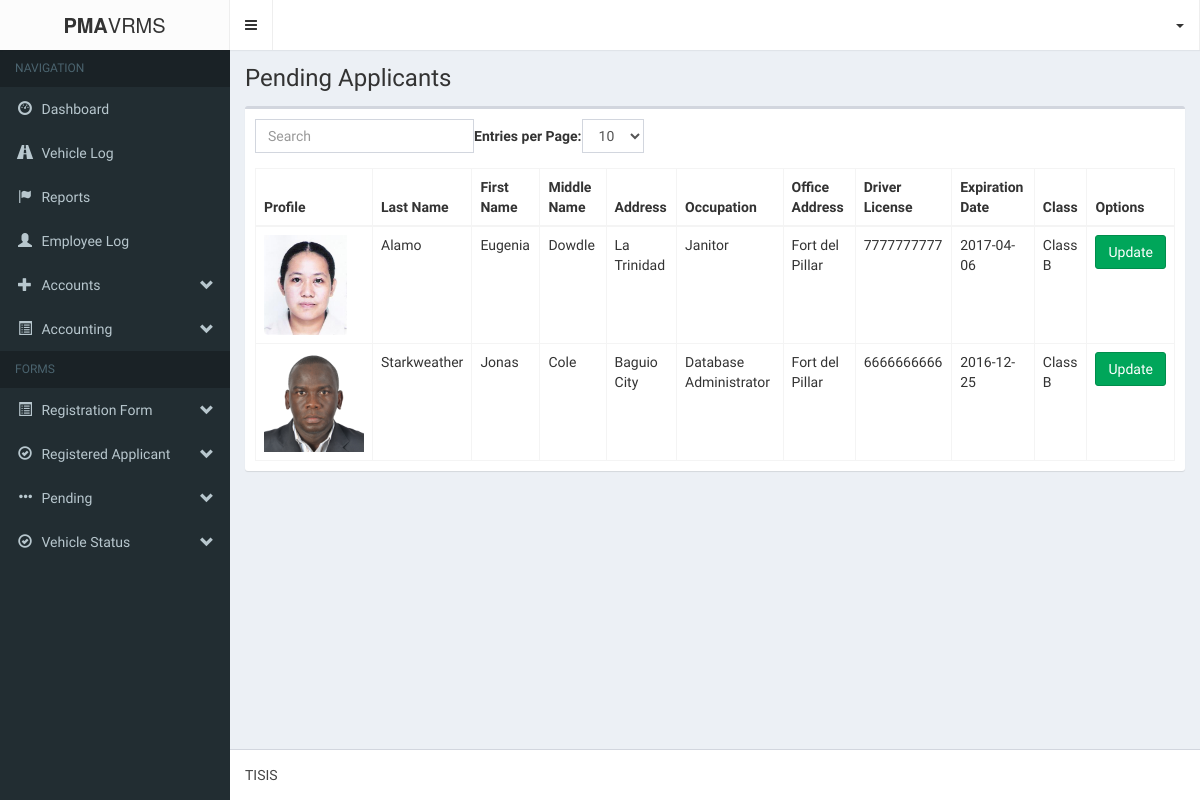
Screenshot of /login/pendingApplicant.php with the database file from the repository.
### tables this page shows
CREATE TABLE IF NOT EXISTS `form1_applicantpd` (
  `a_applicantId` int(11) NOT NULL AUTO_INCREMENT,
  `a_profile` varchar(255) NOT NULL,
  `a_lastname` varchar(60) NOT NULL,
  `a_firstname` varchar(60) NOT NULL,
  `a_middlename` varchar(60) NOT NULL,
  `a_address` varchar(60) NOT NULL,
  `a_occupation` varchar(60) NOT NULL,
  `a_officeAddress` varchar(60) NOT NULL,
  `a_driversLicense` varchar(60) NOT NULL,
  `a_expirationDate` varchar(60) NOT NULL,
  `a_class` varchar(60) NOT NULL,
  `a_submitted_requirements` varchar(255) NOT NULL,
  `a_status` varchar(255) NOT NULL,
  `a_dateRegistered` datetime NOT NULL,
  `a_placeRegistered` varchar(65) NOT NULL,
  `a_vehicle_id` int(11) NOT NULL,
  `a_renew_status` int(11) NOT NULL,
  PRIMARY KEY (`a_applicantId`)
);

### login/logic/pending_applicant_logic.php (called while the page is built, shortened)
<?php
	require_once('db/database.php');
	$database = new Database();
	$query = "SELECT form1_applicantpd.*, vehicle_information.* FROM form1_applicantpd JOIN vehicle_information ON form1_applicantpd.a_vehicle_id=vehicle_information.vehicleId WHERE form1_applicantpd.a_status='pending'  AND form1_applicantpd.a_renew_status = '1' ORDER BY a_dateRegistered DESC";
	$database->execute($query);
	$applicants = array();
?>

### login/db/database.php (called while the page is built, shortened)
<?php
	class Database{
		private $database;
		private function connect(){
			$host			= 'localhost';
			$username		= 'root';
			$password		= '';
			$database_name	= 'pma-vrms';
			$port			= 3306;
			$this->database = mysqli_connect($host, $username, $password, $database_name, $port);
		}
		public function execute($query){
			$this->result = mysqli_query($this->database, $query) OR die(mysqli_error($this->database));
		}
	}
?>

### login/pendingApplicant.php (the view, shortened to what this page needs)
<?php
include('login/session.php');
?>
<!DOCTYPE html>
<html>
<head>
	<link rel="stylesheet" href="bootstrap/css/bootstrap.min.css">
    <link rel="stylesheet" href="fonts/font-awesome.min.css">
    <link rel="stylesheet" href="css/style-main.min.css">
    <link rel="stylesheet" href="css/skin.min.css">
</head>
<body class="hold-transition skin-black sidebar-mini">
    <div class="wrapper">
      <header class="main-header">
        <div class="logo">
          <span class="logo-lg"><b>PMA</b>VRMS</span>
        </div>
        <nav class="navbar navbar-static-top" role="navigation">
          <a href="#" class="sidebar-toggle" data-toggle="offcanvas" role="button">
          </a>
            <ul class="nav navbar-nav pull-right">
			<li class="drop-down">
				<a class="drop-down toggle" data-toggle="dropdown" href=""><?php echo $login_session; ?><span class="caret"></span></a>
			</li>
		</ul>
        </nav>
      </header>
      <aside class="main-sidebar">
        <section class="sidebar">
          <ul class="sidebar-menu">
            <li class="header">NAVIGATION</li>
            <li class=""><a href="index.php"><i class="glyphicon glyphicon-dashboard"></i> <span>Dashboard</span></a></li>
            <li><a href="vehicleLog.php"><i class="glyphicon glyphicon-road"></i> <span>Vehicle Log</span></a></li>
            <li><a href="reports.php"><i class="glyphicon glyphicon-flag"></i> <span>Reports</span></a></li>
            <li><a href="login/logbook_page.php"><i class="glyphicon glyphicon-user"></i> <span>Employee Log</span></a></li>
						<li class="treeview">
							<a href="#"><i class="glyphicon glyphicon-plus"></i>
								<span>Accounts</span>
								<i class="glyphicon glyphicon-chevron-down pull-right"></i>
							</a>
						</li>
            <li class="treeview">
              <a href="#"><i class="glyphicon glyphicon-list-alt"></i> <span>Accounting</span> <i class="glyphicon glyphicon-chevron-down pull-right"></i></a>
            </li>
            <li class="header">FORMS</li>
            <li class="treeview">
              <a href="#"><i class="glyphicon glyphicon-list-alt"></i> <span>Registration Form</span> <i class="glyphicon glyphicon-chevron-down pull-right"></i></a>
            </li>
            <li class="treeview">
              <a href="#"><i class="glyphicon glyphicon-ok-circle"></i> <span>Registered Applicant</span> <i class="glyphicon glyphicon-chevron-down pull-right"></i></a>
            </li>
            <li class="treeview">
              <a href="#"><i class="glyphicon glyphicon-option-horizontal"></i> <span>Pending</span> <i class="glyphicon glyphicon-chevron-down pull-right"></i></a>
            </li>
            <li class="treeview">
              <a href="#"><i class="glyphicon glyphicon-ok-circle"></i> <span>Vehicle Status</span> <i class="glyphicon glyphicon-chevron-down pull-right"></i></a>
            </li>
          </ul>
        </section>
      </aside>
      <div class="content-wrapper">
        <section class="content-header">
          <h1>
            Pending Applicants
          </h1>
        </section>
        <section class="content">
	       <?php include('logic/pending_applicant_logic.php'); ?>
		<div class="'container">
			<div class="row">
				<div class="col-md-12">
                    <div class="box">
                        <div class="box-body">
                            <table class="table table-bordered table-hover" id="bootstrap-table">
						<thead>
              <th>Profile</th>
							<th>Last Name</th>
							<th>First Name</th>
							<th>Middle Name</th>
							<th>Address</th>
							<th>Occupation</th>
							<th>Office Address</th>
							<th>Driver License</th>
							<th>Expiration Date</th>
							<th>Class</th>
							<th>Options</th>
						</thead>
						<tbody>
							<?php
								foreach ($applicants as $key => $applicant) {
									echo <<<DATA
										<tr id='applicant_$key'>
											<td style='display:none'>$applicant[a_applicantId]</td>
                      <td><img src='img/profile/applicant/$applicant[a_profile]' height='100px;'></td>
											<td>$applicant[a_lastname]</td>
											<td>$applicant[a_firstname]</td>
											<td>$applicant[a_middlename]</td>
											<td>$applicant[a_address]</td>
											<td>$applicant[a_occupation]</td>
											<td>$applicant[a_officeAddress]</td>
											<td>$applicant[a_driversLicense]</td>
											<td>$applicant[a_expirationDate]</td>
											<td>$applicant[a_class]</td>
											<td><button class="btn btn-success" data-toggle='modal' data-target='#update_applicant' onclick='update_applicant($key)'>Update</button></td>
										</tr>
DATA;
								}
							?>
						</tbody>
					</table>
                        </div>
                    </div>
				</div>
			</div>
		</div>
        </section>
        <br/><br/>
        </div>
      <footer class="main-footer">
        TISIS
      </footer>
    </div>
</body>
</html>

### rows the page displays
form1_applicantpd: a_profile (picture), a_lastname "Alamo", a_firstname "Eugenia", a_middlename "Dowdle", a_address "La Trinidad", a_occupation "Janitor", a_officeAddress "Fort del Pillar", a_driversLicense "7777777777", a_expirationDate "2017-04-06", a_class "Class B"
form1_applicantpd: a_profile (picture), a_lastname "Starkweather", a_firstname "Jonas", a_middlename "Cole", a_address "Baguio City", a_occupation "Database Administrator", a_officeAddress "Fort del Pillar", a_driversLicense "6666666666", a_expirationDate "2016-12-25", a_class "Class B"
